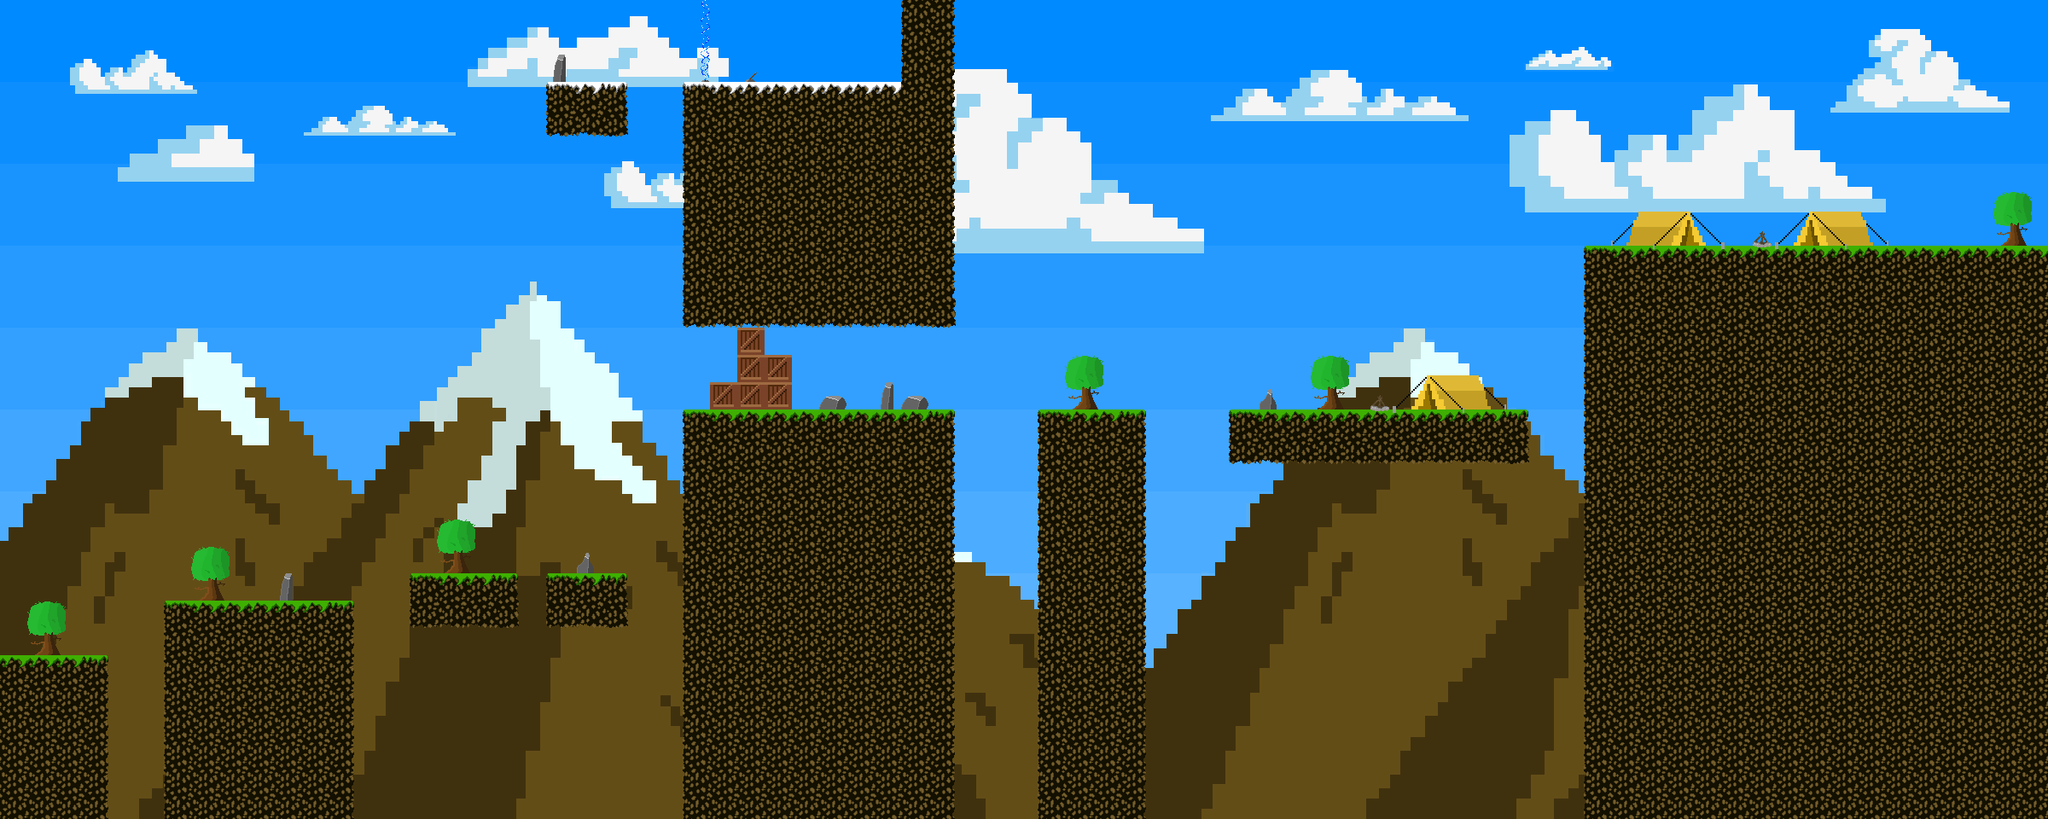

Tiled map render using the project's own tile images. Description and the map definition, with tile-layer contents summarised, below:
An orthogonal 75x30 tile map with 32x32 px tiles, 3 tile layers (background, ground, props).

<map version="1.4" tiledversion="1.4.2" orientation="orthogonal" renderorder="right-down" width="75" height="30" tilewidth="32" tileheight="32" infinite="0" nextlayerid="6" nextobjectid="1">
 <tileset firstgid="1" name="tileset" tilewidth="32" tileheight="32" tilecount="2670" columns="89">
  <image source="tileset.png" width="2848" height="960" />
  <tile id="90">
   <properties>
    <property name="collides" type="bool" value="true" />
   </properties>
  </tile>
  <tile id="91">
   <properties>
    <property name="collides" type="bool" value="true" />
   </properties>
  </tile>
  <tile id="92">
   <properties>
    <property name="collides" type="bool" value="true" />
   </properties>
  </tile>
  <tile id="179">
   <properties>
    <property name="collides" type="bool" value="true" />
   </properties>
  </tile>
  <tile id="180">
   <properties>
    <property name="collides" type="bool" value="true" />
   </properties>
  </tile>
  <tile id="181">
   <properties>
    <property name="collides" type="bool" value="true" />
   </properties>
  </tile>
  <tile id="268">
   <properties>
    <property name="collides" type="bool" value="true" />
   </properties>
  </tile>
  <tile id="269">
   <properties>
    <property name="collides" type="bool" value="true" />
   </properties>
  </tile>
  <tile id="270">
   <properties>
    <property name="collides" type="bool" value="true" />
   </properties>
  </tile>
  <tile id="446">
   <properties>
    <property name="collides" type="bool" value="true" />
   </properties>
  </tile>
  <tile id="447">
   <properties>
    <property name="collides" type="bool" value="true" />
   </properties>
  </tile>
  <tile id="448">
   <properties>
    <property name="collides" type="bool" value="true" />
   </properties>
  </tile>
  <tile id="449">
   <properties>
    <property name="collides" type="bool" value="true" />
   </properties>
  </tile>
  <tile id="455">
   <properties>
    <property name="collides" type="bool" value="true" />
   </properties>
  </tile>
  <tile id="535">
   <properties>
    <property name="collides" type="bool" value="true" />
   </properties>
  </tile>
  <tile id="536">
   <properties>
    <property name="collides" type="bool" value="true" />
   </properties>
  </tile>
  <tile id="537">
   <properties>
    <property name="collides" type="bool" value="true" />
   </properties>
  </tile>
  <tile id="544">
   <properties>
    <property name="collides" type="bool" value="true" />
   </properties>
  </tile>
  <tile id="624">
   <properties>
    <property name="collides" type="bool" value="true" />
   </properties>
  </tile>
  <tile id="625">
   <properties>
    <property name="collides" type="bool" value="true" />
   </properties>
  </tile>
  <tile id="626">
   <properties>
    <property name="collides" type="bool" value="true" />
   </properties>
  </tile>
  <tile id="633">
   <properties>
    <property name="collides" type="bool" value="true" />
   </properties>
  </tile>
  <tile id="717">
   <properties>
    <property name="collides" type="bool" value="true" />
   </properties>
  </tile>
  <tile id="719">
   <properties>
    <property name="collides" type="bool" value="true" />
   </properties>
  </tile>
  <tile id="720">
   <properties>
    <property name="collides" type="bool" value="true" />
   </properties>
  </tile>
 </tileset>
 <layer id="5" name="background" width="75" height="30">
  <data>[2250 cells, 2250 non-empty, 2250 distinct tile ids]</data>
 </layer>
 <layer id="1" name="ground" width="75" height="30">
  <data>[2250 cells, 795 non-empty, 17 distinct tile ids]</data>
 </layer>
 <layer id="4" name="props" width="75" height="30">
  <data>[2250 cells, 83 non-empty, 40 distinct tile ids]</data>
 </layer>
</map>
